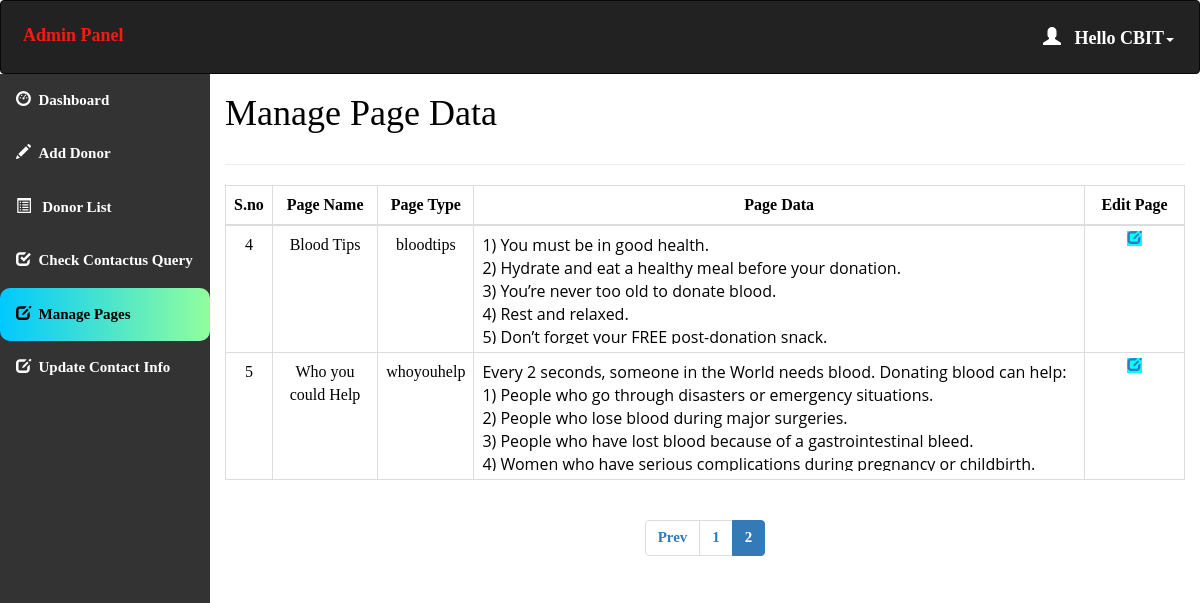
Screenshot of /admin/pages.php?page=2 (signed in) with the database file from the repository.
### tables this page shows
CREATE TABLE `pages` (
  `page_id` int(11) NOT NULL,
  `page_name` varchar(255) NOT NULL,
  `page_type` varchar(50) DEFAULT NULL,
  `page_data` longtext NOT NULL
);

### admin/pages.php (the view, shortened to what this page needs)
<html>
<head>
  <link rel="stylesheet" href="https://maxcdn.bootstrapcdn.com/bootstrap/3.4.1/css/bootstrap.min.css">
</head>
<?php
include 'conn.php';
  if (isset($_SESSION['loggedin']) && $_SESSION['loggedin'] == true) {
  ?>
<body style="color:black">
<div id="header" >
<?php include 'header.php';
?>
</div>
<div id="sidebar">
<?php $active="pages";
 include 'sidebar.php'; ?>
</div>
<div id="content" >
  <div class="content-wrapper">
    <div class="container-fluid">
      <div class="row">
        <div class="col-md-12 lg-12 sm-12">
          <h1 class="page-title">Manage Page Data</h1>
        </div>
      </div>
      <hr>
      <?php
      $limit = 3;
      if(isset($_GET['page'])){
        $page = $_GET['page'];
      }else{
        $page = 1;
      }
      $offset = ($page - 1) * $limit;
      $count=$offset+1;
        $sql= "select * from pages LIMIT {$offset},{$limit} ";
        $result=mysqli_query($conn,$sql);
        if(mysqli_num_rows($result)>0)   {
       ?>
       <div class="table-responsive">
      <table class="table table-bordered" style="text-align:center">
          <thead style="text-align:center">
          <th style="text-align:center">S.no</th>
          <th style="text-align:center">Page Name</th>
          <th style="text-align:center">Page Type</th>
          <th style="text-align:center">Page Data</th>
          <th style="text-align:center">Edit Page</th>
          </thead>
          <tbody>
            <?php
            while($row = mysqli_fetch_assoc($result)) { ?>
          <tr>
                  <td ><?php echo  $count++; ?></td>
                  <td ><?php echo $row['page_name']; ?></td>
                  <td ><?php echo $row['page_type']; ?></td>
                  <td id="example" style="text-align:left"><div style="width:100%; max-height:110px; overflow:auto"><?php echo $row['page_data']; ?></div></td>
                    <td id="he" style="width:100px;">
                    <a style="background-color:aqua" href='update_page_details.php?type=<?php echo $row['page_type'];?>'> <span class="glyphicon glyphicon-edit"></span></a>
                </td>
              </tr>
            <?php } ?>
          </tbody>
      </table>
    </div>
    <?php } ?>
    <div class="table-responsive"style="text-align:center;align:center">
        <?php
        $sql1 = "SELECT * FROM pages";
        $result1 = mysqli_query($conn, $sql1) or die("Query Failed.");
        if(mysqli_num_rows($result1) > 0){
          $total_records = mysqli_num_rows($result1);
          $total_page = ceil($total_records / $limit);
          echo '<ul class="pagination admin-pagination">';
          if($page > 1){
            echo '<li><a href="pages.php?page='.($page - 1).'">Prev</a></li>';
          }
          for($i = 1; $i <= $total_page; $i++){
            if($i == $page){
              $active = "active";
            }else{
              $active = "";
            }
            echo '<li class="'.$active.'"><a href="pages.php?page='.$i.'">'.$i.'</a></li>';
          }
          echo '</ul>';
        }
        ?>
      </div>
  </div>
  </div>
</div>
   <?php }
    ?>
</body>
</html>

### admin/header.php (shortened to what this page needs)
<!DOCTYPE html>
<html>
<head>
  <link rel="stylesheet" href="https://maxcdn.bootstrapcdn.com/bootstrap/3.4.1/css/bootstrap.min.css">
</head>
<body>
<nav class="navbar navbar-inverse">
  <div class="container-fluid">
    <div class="navbar-header">
      <a class="navbar-brand" id="qq" href="dashboard.php" style="color:#F51A14;">Admin Panel</a>
    </div>
    <ul class="nav navbar-nav navbar-right">
      <li class="dropdown"><a class="dropdown-toggle" id="qw" data-toggle="dropdown" href="#" style="font-weight:bold;color:white "> <span class="glyphicon glyphicon-user"></span>&nbsp&nbsp
        <?php
        include 'conn.php';
        $username=$_SESSION['username'];
        $sql="select * from admin_info where admin_username='$username'";
        $result=mysqli_query($conn,$sql) or die("query failed.");
        $row=mysqli_fetch_assoc($result);
        echo "Hello ".$row['admin_name'];
       ?><span class="caret"></span></a>
    </li>
    </ul>
  </div>
</nav>
</body></html>

### admin/pages.php (style rules this page uses)
#sidebar { position:relative;margin-top:-20px }
#content { position:relative;margin-left:210px }
#he { font-size: 14px; font-weight: 600; text-transform: uppercase; padding: 3px 7px; color: #fff; text-decoration: none; border-radius: 3px; align:center }

### admin/header.php (style rules this page uses)
.navbar { background-color: #333333 ; padding: 10px 10px; color:#FF0404 ; }
.navbar a { float: left; color: white; text-align: center; padding: 12px; text-decoration: none; font-size: 18px; line-height: 25px; }
.navbar-brand { font-size: 25px; font-weight: bold; }
.navbar a { float: none; display: block; text-align: left; }
.navbar-right { float: none; }

### admin/sidebar.php (style rules this page uses)
body { margin: 0; font-family: 'Averia Gruesa Libre';font-size: 15px; color:#F8F9F9; }

### rows the page displays
pages: page_name "Blood Tips", page_type "bloodtips", page_data "1) You must be in good health. 2) Hydrate and eat a healthy meal before your donation. 3) You’re never too old to donate blood. 4) Rest and relaxed. 5) Don’t forget your FREE post-donation snack."
pages: page_name "Who you could Help", page_type "whoyouhelp", page_data "Every 2 seconds, someone in the World needs blood. Donating blood can help: 1) People who go through disasters or emergency situations. 2) People who lose blood during major surgeries. 3) People who have lost blood because of a gastrointestinal bleed. 4) Women who have serious complications during pregnancy or childbirth."

### other values shown
$row['admin_name'] "CBIT"
